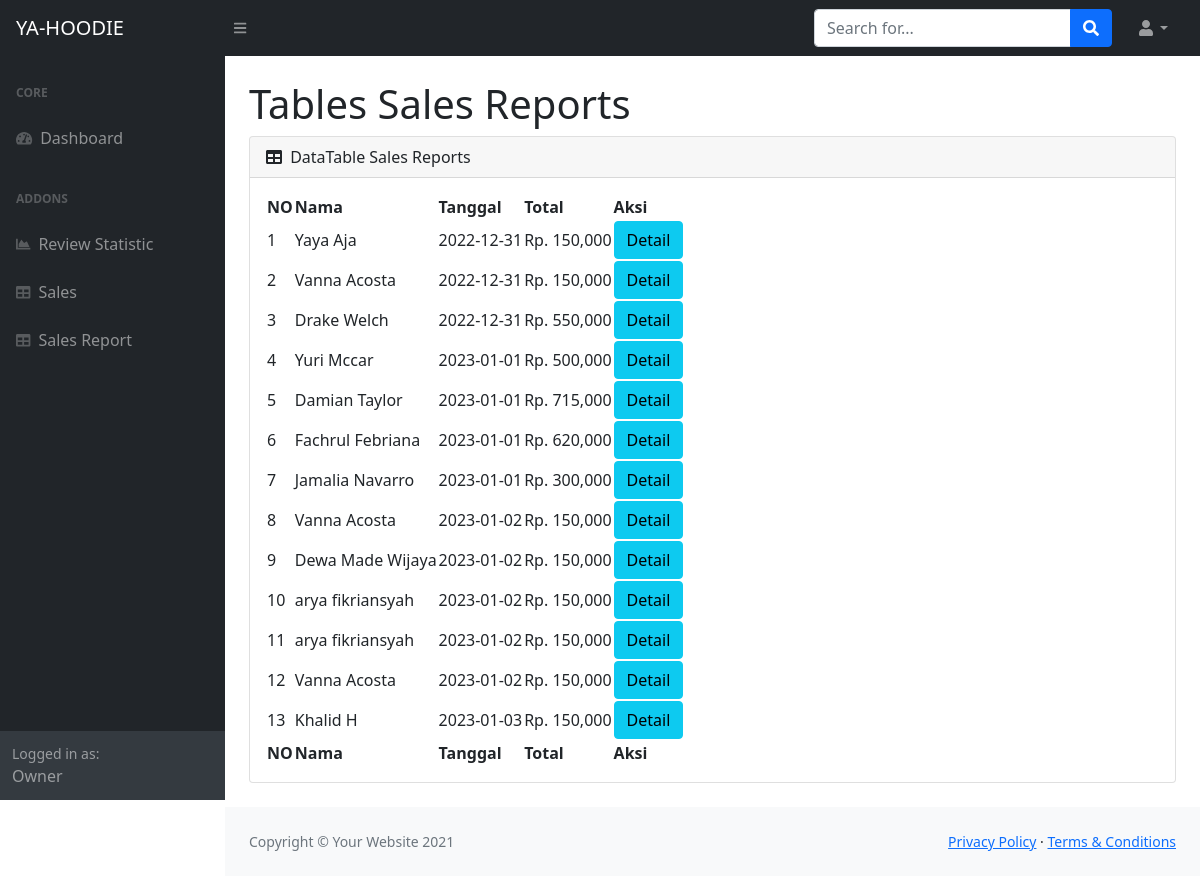
Page /yahoodie/dashboardOwner.php?halaman=sales on the committed database.
### tables this page shows
CREATE TABLE `pembelian` (
  `id_pembelian` int NOT NULL,
  `idUser` int NOT NULL,
  `tanggal_pembelian` date NOT NULL,
  `total_pembelian` int NOT NULL,
  `alamat` varchar(255) NOT NULL
);

CREATE TABLE `users` (
  `idUser` int NOT NULL,
  `fullname` varchar(255) NOT NULL,
  `username` varchar(255) NOT NULL,
  `password` varchar(255) NOT NULL
);

### yahoodie/sales.php (the view, shortened to what this page needs)
<!DOCTYPE html>
<html lang="en">
    <head>
        <link href="https://cdn.jsdelivr.net/npm/simple-datatables@latest/dist/style.css" rel="stylesheet" />
        <link href="css/styles-sb-admin.css" rel="stylesheet" />
    </head>
    <body>
        <main>
            <div class="container-fluid px-4">
                <h1 class="mt-4">Tables Sales Reports</h1>
                    <div class="card mb-4">
                        <div class="card-header">
                            <i class="fas fa-table me-1"></i>
                            DataTable Sales Reports
                        </div>
                            <div class="card-body">
                                <table id="datatablesSimple">
                                    <thead>
                                        <tr>
                                            <th>NO</th>
                                            <th>Nama</th>
                                            <th>Tanggal</th>
                                            <th>Total</th>
                                            <th>Aksi</th>
                                        </tr>
                                    </thead>
                                    <tfoot>
                                        <tr>
                                            <th>NO</th>
                                            <th>Nama</th>
                                            <th>Tanggal</th>
                                            <th>Total</th>
                                            <th>Aksi</th>
                                        </tr>
                                    </tfoot>
                                    <tbody>
                                        <?php
                                            $nomor = 1;
                                            include 'db.php';
                                            $hasil = mysqli_query($mysqli, "SELECT * FROM pembelian JOIN users ON pembelian.idUser=users.idUser");
                                            while ($pecah = $hasil->fetch_assoc()) {
                                        ?>
                                        <tr>
                                            <td><?php echo $nomor; ?></td>
                                            <td><?php echo $pecah['fullname']; ?></td>
                                            <td><?php echo $pecah['tanggal_pembelian']; ?></td>
                                            <td>Rp. <?php echo number_format($pecah['total_pembelian']);?></td>
                                            <td>
                                                <a class="btn btn-info" href="dashboardOwner.php?halaman=detail&id=<?php echo $pecah['id_pembelian'];?>">Detail</a>
                                            </td>
                                        </tr>
                                        <?php $nomor++;?>
                                        <?php } ?>
                                    </tbody>
                                </table>
                            </div>
                    </div>
            </div>
        </main>
    </body>
</html>

### rows in the picture
pembelian: idUser.fullname "Yaya Aja", tanggal_pembelian "2022-12-31", total_pembelian "150,000"
pembelian: idUser.fullname "Vanna Acosta", tanggal_pembelian "2022-12-31", total_pembelian "150,000"
pembelian: idUser.fullname "Drake Welch", tanggal_pembelian "2022-12-31", total_pembelian "550,000"
pembelian: idUser.fullname "Yuri Mccar", tanggal_pembelian "2023-01-01", total_pembelian "500,000"
pembelian: idUser.fullname "Damian Taylor", tanggal_pembelian "2023-01-01", total_pembelian "715,000"
pembelian: idUser.fullname "Fachrul Febriana", tanggal_pembelian "2023-01-01", total_pembelian "620,000"
pembelian: idUser.fullname "Jamalia Navarro", tanggal_pembelian "2023-01-01", total_pembelian "300,000"
pembelian: idUser.fullname "Vanna Acosta", tanggal_pembelian "2023-01-02", total_pembelian "150,000"
pembelian: idUser.fullname "Dewa Made Wijaya", tanggal_pembelian "2023-01-02", total_pembelian "150,000"
pembelian: idUser.fullname "arya fikriansyah", tanggal_pembelian "2023-01-02", total_pembelian "150,000"
pembelian: idUser.fullname "arya fikriansyah", tanggal_pembelian "2023-01-02", total_pembelian "150,000"
pembelian: idUser.fullname "Vanna Acosta", tanggal_pembelian "2023-01-02", total_pembelian "150,000"
pembelian: idUser.fullname "Khalid H", tanggal_pembelian "2023-01-03", total_pembelian "150,000"
